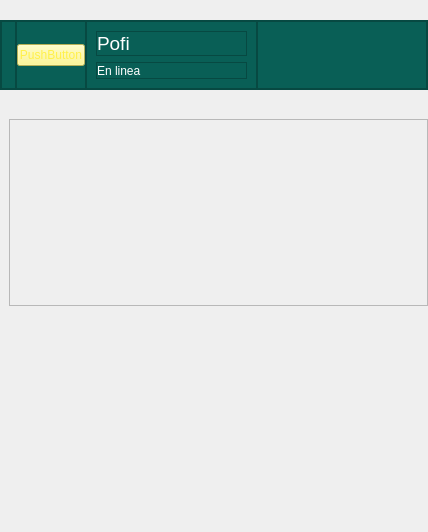
<?xml version="1.0" encoding="UTF-8"?>
<ui version="4.0">
 <class>MainWindow</class>
 <widget class="QMainWindow" name="MainWindow">
  <property name="geometry">
   <rect>
    <x>0</x>
    <y>0</y>
    <width>428</width>
    <height>532</height>
   </rect>
  </property>
  <property name="windowTitle">
   <string>MainWindow</string>
  </property>
  <widget class="QWidget" name="frm_main">
   <layout class="QVBoxLayout" name="verticalLayout">
    <property name="spacing">
     <number>0</number>
    </property>
    <property name="leftMargin">
     <number>0</number>
    </property>
    <property name="topMargin">
     <number>0</number>
    </property>
    <property name="rightMargin">
     <number>0</number>
    </property>
    <property name="bottomMargin">
     <number>0</number>
    </property>
    <item>
     <widget class="QFrame" name="frm_cabecera">
      <property name="maximumSize">
       <size>
        <width>16777215</width>
        <height>70</height>
       </size>
      </property>
      <property name="styleSheet">
       <string notr="true">background-color: rgb(9, 95, 86);</string>
      </property>
      <property name="frameShape">
       <enum>QFrame::StyledPanel</enum>
      </property>
      <property name="frameShadow">
       <enum>QFrame::Raised</enum>
      </property>
      <layout class="QHBoxLayout" name="horizontalLayout">
       <property name="spacing">
        <number>0</number>
       </property>
       <property name="leftMargin">
        <number>0</number>
       </property>
       <property name="topMargin">
        <number>0</number>
       </property>
       <property name="rightMargin">
        <number>0</number>
       </property>
       <property name="bottomMargin">
        <number>0</number>
       </property>
       <item>
        <widget class="QFrame" name="frm_espacio">
         <property name="maximumSize">
          <size>
           <width>15</width>
           <height>16777215</height>
          </size>
         </property>
         <property name="frameShape">
          <enum>QFrame::StyledPanel</enum>
         </property>
         <property name="frameShadow">
          <enum>QFrame::Raised</enum>
         </property>
        </widget>
       </item>
       <item>
        <widget class="QFrame" name="frm_foto">
         <property name="maximumSize">
          <size>
           <width>70</width>
           <height>16777215</height>
          </size>
         </property>
         <property name="frameShape">
          <enum>QFrame::StyledPanel</enum>
         </property>
         <property name="frameShadow">
          <enum>QFrame::Raised</enum>
         </property>
         <layout class="QVBoxLayout" name="verticalLayout_2">
          <property name="spacing">
           <number>0</number>
          </property>
          <property name="leftMargin">
           <number>0</number>
          </property>
          <property name="topMargin">
           <number>0</number>
          </property>
          <property name="rightMargin">
           <number>0</number>
          </property>
          <property name="bottomMargin">
           <number>0</number>
          </property>
          <item>
           <widget class="QPushButton" name="pushButton">
            <property name="styleSheet">
             <string notr="true">color: rgb(255, 240, 74);
background-color: rgb(255, 247, 121);</string>
            </property>
            <property name="text">
             <string>PushButton</string>
            </property>
            <property name="flat">
             <bool>false</bool>
            </property>
           </widget>
          </item>
         </layout>
        </widget>
       </item>
       <item>
        <widget class="QFrame" name="frame_2">
         <property name="frameShape">
          <enum>QFrame::StyledPanel</enum>
         </property>
         <property name="frameShadow">
          <enum>QFrame::Raised</enum>
         </property>
         <layout class="QVBoxLayout" name="verticalLayout_3">
          <item>
           <widget class="QFrame" name="frm_cont_nombre">
            <property name="frameShape">
             <enum>QFrame::StyledPanel</enum>
            </property>
            <property name="frameShadow">
             <enum>QFrame::Raised</enum>
            </property>
            <layout class="QVBoxLayout" name="verticalLayout_4">
             <property name="spacing">
              <number>0</number>
             </property>
             <property name="leftMargin">
              <number>0</number>
             </property>
             <property name="topMargin">
              <number>0</number>
             </property>
             <property name="rightMargin">
              <number>0</number>
             </property>
             <property name="bottomMargin">
              <number>0</number>
             </property>
             <item>
              <widget class="QLabel" name="lbl_nombre">
               <property name="font">
                <font>
                 <pointsize>14</pointsize>
                </font>
               </property>
               <property name="styleSheet">
                <string notr="true">color: rgb(255, 255, 255);</string>
               </property>
               <property name="text">
                <string>Pofi</string>
               </property>
              </widget>
             </item>
            </layout>
           </widget>
          </item>
          <item>
           <widget class="QFrame" name="frm_estado">
            <property name="frameShape">
             <enum>QFrame::StyledPanel</enum>
            </property>
            <property name="frameShadow">
             <enum>QFrame::Raised</enum>
            </property>
            <layout class="QVBoxLayout" name="verticalLayout_5">
             <property name="spacing">
              <number>0</number>
             </property>
             <property name="leftMargin">
              <number>0</number>
             </property>
             <property name="topMargin">
              <number>0</number>
             </property>
             <property name="rightMargin">
              <number>0</number>
             </property>
             <property name="bottomMargin">
              <number>0</number>
             </property>
             <item>
              <widget class="QLabel" name="lbl_estado">
               <property name="styleSheet">
                <string notr="true">color: rgb(255, 255, 255);</string>
               </property>
               <property name="text">
                <string>En linea</string>
               </property>
              </widget>
             </item>
            </layout>
           </widget>
          </item>
         </layout>
        </widget>
       </item>
       <item>
        <widget class="QFrame" name="frame_3">
         <property name="frameShape">
          <enum>QFrame::StyledPanel</enum>
         </property>
         <property name="frameShadow">
          <enum>QFrame::Raised</enum>
         </property>
        </widget>
       </item>
      </layout>
     </widget>
    </item>
    <item>
     <widget class="QFrame" name="frm_cuerpo">
      <property name="enabled">
       <bool>true</bool>
      </property>
      <property name="maximumSize">
       <size>
        <width>16777215</width>
        <height>400</height>
       </size>
      </property>
      <property name="autoFillBackground">
       <bool>false</bool>
      </property>
      <property name="styleSheet">
       <string notr="true">image: url(:/img/fondo.png);
</string>
      </property>
      <property name="frameShape">
       <enum>QFrame::NoFrame</enum>
      </property>
      <property name="frameShadow">
       <enum>QFrame::Raised</enum>
      </property>
      <layout class="QVBoxLayout" name="verticalLayout_6" stretch="0,0">
       <property name="spacing">
        <number>9</number>
       </property>
       <property name="leftMargin">
        <number>9</number>
       </property>
       <property name="topMargin">
        <number>9</number>
       </property>
       <property name="rightMargin">
        <number>0</number>
       </property>
       <property name="bottomMargin">
        <number>9</number>
       </property>
       <item>
        <widget class="QFrame" name="frame">
         <property name="frameShape">
          <enum>QFrame::StyledPanel</enum>
         </property>
         <property name="frameShadow">
          <enum>QFrame::Raised</enum>
         </property>
        </widget>
       </item>
       <item>
        <widget class="QFrame" name="frm_mensaje">
         <property name="enabled">
          <bool>true</bool>
         </property>
         <property name="maximumSize">
          <size>
           <width>16777215</width>
           <height>10004</height>
          </size>
         </property>
         <property name="autoFillBackground">
          <bool>false</bool>
         </property>
         <property name="frameShape">
          <enum>QFrame::NoFrame</enum>
         </property>
         <property name="frameShadow">
          <enum>QFrame::Raised</enum>
         </property>
        </widget>
       </item>
      </layout>
     </widget>
    </item>
   </layout>
  </widget>
 </widget>
 <resources>
  <include location="sourcesQt/imagenes.qrc"/>
 </resources>
 <connections/>
</ui>
